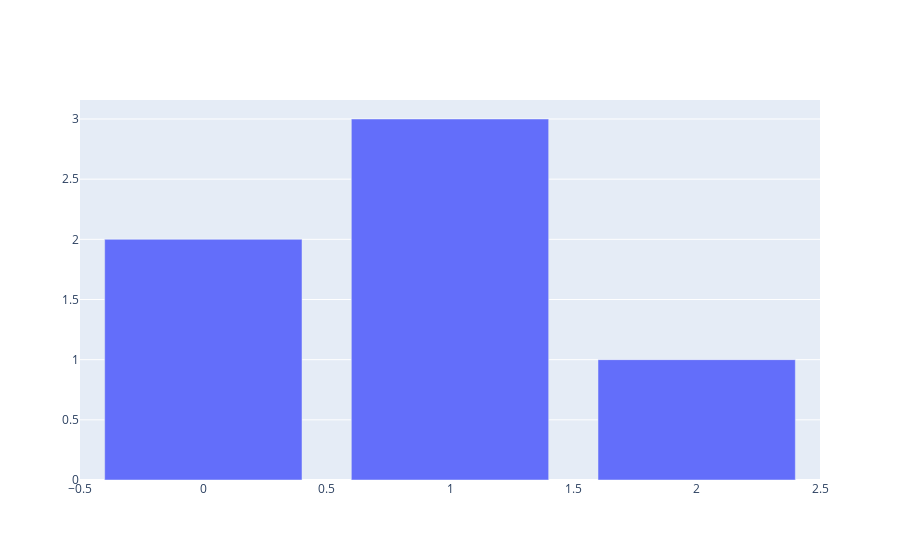

Write notebook code for a chart like this one.
### Code cell
import plotly.graph_objects as go
fig = go.Figure(data=go.Bar(y=[2, 3, 1]))
fig.show()

### Figure 1 — Plotly figure (JSON) as saved in the notebook; plotly's stock layout.template omitted (floating-point values rounded to 4 significant figures)
{"data": [{"type": "bar", "y": [2, 3, 1]}], "layout": {}}
